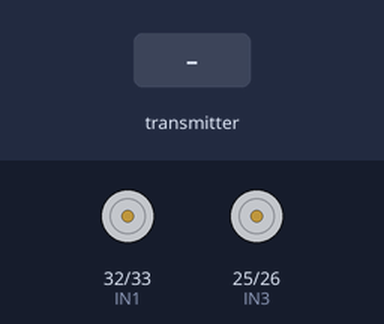
This sketch was run on a simulated ESP32. Shown: motor-driver pin pairs drawn as motors (green arrow = first pin HIGH = forward, orange = second pin HIGH = backward, longer = more drive, scaled by the enable pin). The test bench sets the inputs (shaded band). No radio packets arrive unless stated.

Above: at 1.2 s.
1.3 s: the transmitter starts sending xValue_1 = 0
At 1.9 s:
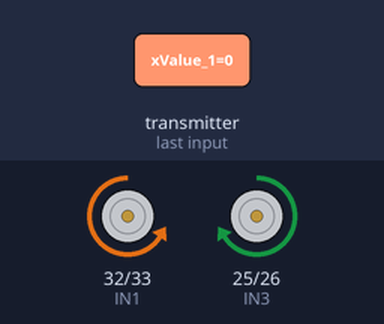
2.8 s: the transmitter starts sending yValue_1 = 1024
At 4.0 s:
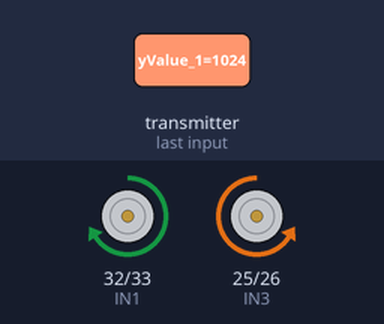
4.3 s: the transmitter starts sending yValue_1 = 0
At 5.2 s:
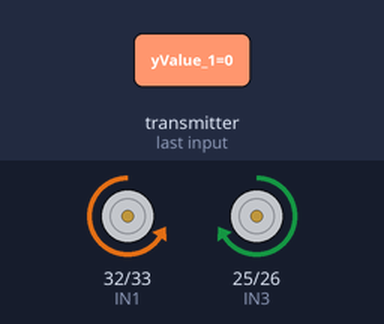
5.8 s: the transmitter starts sending yValue_1 = 2048
At 6.2 s:
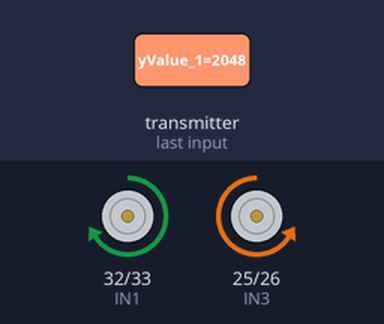
Timing chart, 0 to 8.3 s (numbered marks = the images above; inputs shaded):
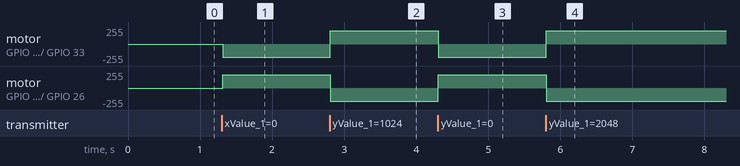

Measured:
- after the input at 1.3 s, motor on GPIO 32 (IN1) / GPIO 33 (IN2): stopped → backward 199/255 at once; motor on GPIO 25 (IN3) / GPIO 26 (IN4): stopped → forward 199/255 at once
- after the input at 2.8 s, motor on GPIO 32 (IN1) / GPIO 33 (IN2): backward 199/255 → forward 199/255 at once; motor on GPIO 25 (IN3) / GPIO 26 (IN4): forward 199/255 → backward 199/255 at once
- after the input at 4.3 s, motor on GPIO 32 (IN1) / GPIO 33 (IN2): forward 199/255 → backward 199/255 at once; motor on GPIO 25 (IN3) / GPIO 26 (IN4): backward 199/255 → forward 199/255 at once
- after the input at 5.8 s, motor on GPIO 32 (IN1) / GPIO 33 (IN2): backward 199/255 → forward 199/255 at once; motor on GPIO 25 (IN3) / GPIO 26 (IN4): forward 199/255 → backward 199/255 at once

The sketch:

rx_v3_l298n.ino
```cpp
#include <SPI.h>
#include <nRF24L01.h>
#include <RF24.h>

RF24 radio(2, 5); // CE en GPIO2, CSN en GPIO5
const byte address[6] = "00069";

int ENA = 4;
int IN1 = 32;
int IN2 = 33;
int ENB = 27;
int IN3 = 25;
int IN4 = 26;

int pwmChannelA = 0;
int pwmChannelB = 1;
int pwmFrequency = 5000;
int pwmResolution = 8;

struct DataReception {
  int16_t xValue_1;
  int16_t yValue_1;
  int16_t buttonState_1;
  int16_t xValue_2;
  int16_t yValue_2;
  int16_t buttonState_2;
  int16_t value_pot_1;
  int16_t value_pot_2;
  int16_t switchPinState_1;
  int16_t switchPinState_2;
};
DataReception data;

void setup() {
  Serial.begin(115200);

  SPI.begin(18, 19, 23, 5); // SCK en D18, MISO en D19, MOSI en D23, CSN en D5
  radio.begin();
  radio.openReadingPipe(0, address);
  radio.setPALevel(RF24_PA_MAX);
  radio.setDataRate(RF24_250KBPS);
  radio.startListening();

  pinMode(IN1, OUTPUT);
  pinMode(IN2, OUTPUT);
  pinMode(IN3, OUTPUT);
  pinMode(IN4, OUTPUT);

  ledcSetup(pwmChannelA, pwmFrequency, pwmResolution);
  ledcSetup(pwmChannelB, pwmFrequency, pwmResolution);
  ledcAttachPin(ENA, pwmChannelA);
  ledcAttachPin(ENB, pwmChannelB);
}

void loop() {
  if (radio.available()) {
    radio.read(&data, sizeof(data));

    controlMovement(data.xValue_1, data.yValue_1);
//        Serial.print("xValue: ");
//        Serial.print(data.xValue_1);
//        Serial.print(" /yValue: ");
//        Serial.println(data.yValue_1);
//        Serial.print("pot1: ");
//        Serial.print(data.value_pot_1);
//        Serial.print(" /pot2: ");
//        Serial.println(data.value_pot_2);
  }
  delay(20);
}

void controlMovement(int16_t xValue_1, int16_t yValue_1) {
  int16_t motorSpeed = map(xValue_1, 0, 1023, -255, 255);

  if (yValue_1 < 341) { // Girar a la izquierda en el lugar
    turnLeftInPlace(200);
  } else if (yValue_1 > 682) { // Girar a la derecha en el lugar
    turnRightInPlace(200);
  } else {
    if (motorSpeed > 0) {
      moveForward(motorSpeed);
    } else if (motorSpeed < 0) {
      moveBackward(-motorSpeed);
    } else {
      stopMotors();
    }
  }
}

// Función para avanzar
void moveForward(int speed) {
  digitalWrite(IN1, HIGH);
  digitalWrite(IN2, LOW);
  digitalWrite(IN3, HIGH);
  digitalWrite(IN4, LOW);
  ledcWrite(pwmChannelA, speed); // Control de velocidad para motor A
  ledcWrite(pwmChannelB, speed); // Control de velocidad para motor B
}

// Función para retroceder
void moveBackward(int speed) {
  digitalWrite(IN1, LOW);
  digitalWrite(IN2, HIGH);
  digitalWrite(IN3, LOW);
  digitalWrite(IN4, HIGH);
  ledcWrite(pwmChannelA, speed); // Control de velocidad para motor A
  ledcWrite(pwmChannelB, speed); // Control de velocidad para motor B
}

// Función para girar a la izquierda en el lugar
void turnLeftInPlace(int speed) {
  digitalWrite(IN1, LOW);
  digitalWrite(IN2, HIGH);
  digitalWrite(IN3, HIGH);
  digitalWrite(IN4, LOW);
  ledcWrite(pwmChannelA, speed); // Control de velocidad para motor A
  ledcWrite(pwmChannelB, speed); // Control de velocidad para motor B
}

// Función para girar a la derecha en el lugar
void turnRightInPlace(int speed) {
  digitalWrite(IN1, HIGH);
  digitalWrite(IN2, LOW);
  digitalWrite(IN3, LOW);
  digitalWrite(IN4, HIGH);
  ledcWrite(pwmChannelA, speed); // Control de velocidad para motor A
  ledcWrite(pwmChannelB, speed); // Control de velocidad para motor B
}

// Función para detener los motores
void stopMotors() {
  digitalWrite(IN1, LOW);
  digitalWrite(IN2, LOW);
  digitalWrite(IN3, LOW);
  digitalWrite(IN4, LOW);
  ledcWrite(pwmChannelA, 0);
  ledcWrite(pwmChannelB, 0);
}
```
